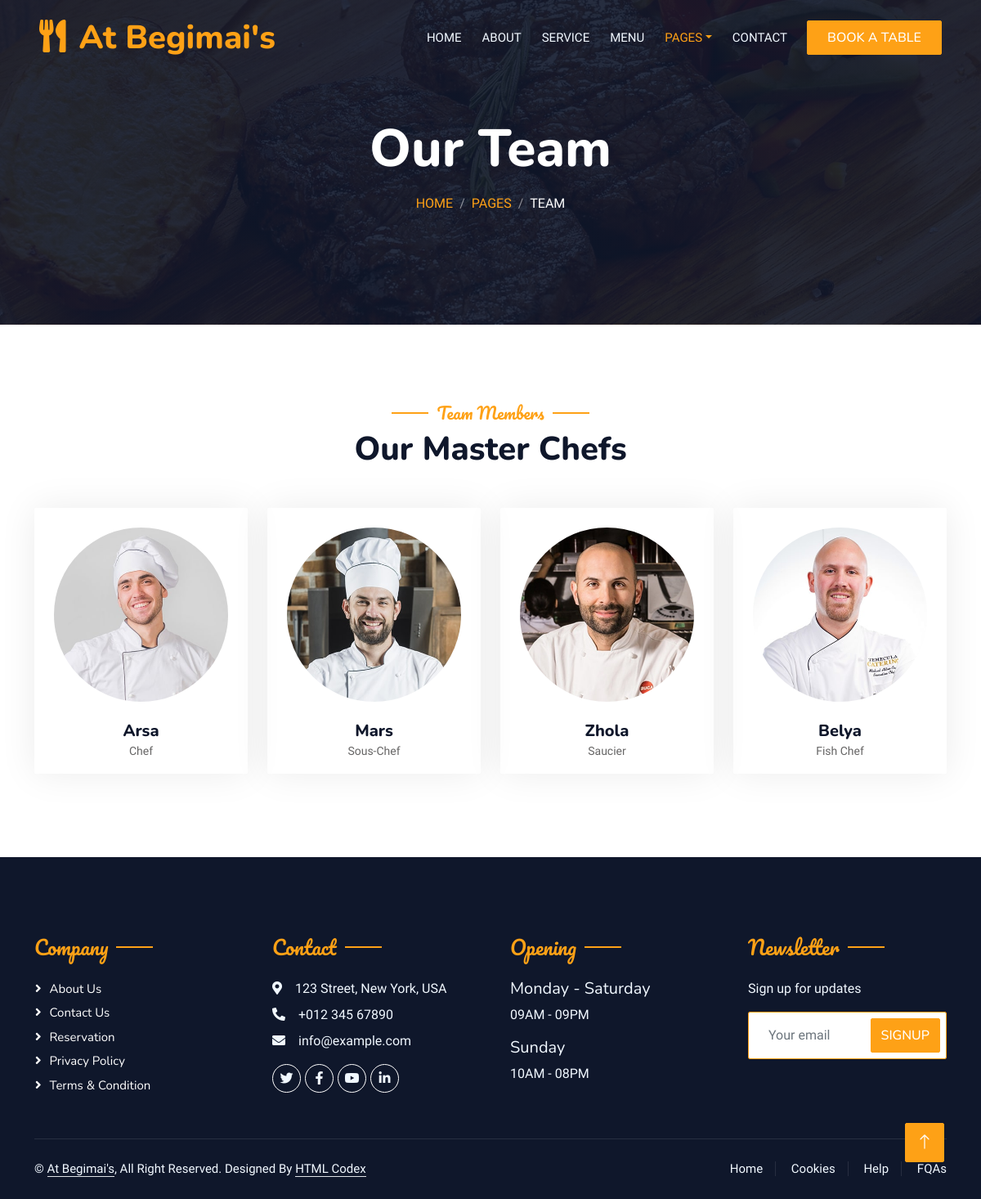
/dishes/team, run on the app's committed database.
### dishes/models.py (models this page shows, shortened)
class Employee(models.Model):
    name = models.CharField(max_length=128, unique=True)
    position = models.CharField(max_length=128, blank=True)
    image = models.ImageField(null=True, upload_to='employees_images')
    class Meta:
        verbose_name = 'employee'
        verbose_name_plural = 'employees'

### dishes/views.py (the view)
# urls.py: path('team', team, name='team'),
def team(request):
    employees = Employee.objects.all()
    context = {'title': 'Team', 'team':employees}
    return render(request, 'dishes/team.html', context)

### dishes/templates/dishes/team.html (shortened to what this page needs)
<!DOCTYPE html>
<html lang="en">
<head>
    <link href="https://cdnjs.cloudflare.com/ajax/libs/font-awesome/5.10.0/css/all.min.css" rel="stylesheet">
    <link href="https://cdn.jsdelivr.net/npm/bootstrap-icons@1.4.1/font/bootstrap-icons.css" rel="stylesheet">
    <link href="/static/lib/animate/animate.min.css" rel="stylesheet">
    <link href="/static/lib/owlcarousel/assets/owl.carousel.min.css" rel="stylesheet">
    <link href="/static/lib/tempusdominus/css/tempusdominus-bootstrap-4.min.css" rel="stylesheet" />
    <link href="/static/css/bootstrap.min.css" rel="stylesheet">
    <link href="/static/css/style.css" rel="stylesheet">
</head>
<body>
    <div class="container-xxl bg-white p-0">
        <div class="container-xxl position-relative p-0">
            <nav class="navbar navbar-expand-lg navbar-dark bg-dark px-4 px-lg-5 py-3 py-lg-0">
                <a href="{% url 'dishes:index'%}" class="navbar-brand p-0">
                    <h1 class="text-primary m-0"><i class="fa fa-utensils me-3"></i>At Begimai's</h1>
                </a>
                <div class="collapse navbar-collapse" id="navbarCollapse">
                    <div class="navbar-nav ms-auto py-0 pe-4">
                        <a href="{%url 'dishes:index'%}" class="nav-item nav-link">Home</a>
                        <a href="{%url 'dishes:about'%}" class="nav-item nav-link">About</a>
                        <a href="{%url 'dishes:service'%}" class="nav-item nav-link">Service</a>
                        <a href="{%url 'dishes:menu'%}" class="nav-item nav-link">Menu</a>
                        <div class="nav-item dropdown">
                            <a href="#" class="nav-link dropdown-toggle active" data-bs-toggle="dropdown">Pages</a>
                        </div>
                        <a href="{%url 'dishes:contact'%}" class="nav-item nav-link">Contact</a>
                    </div>
                    <a href="{%url 'dishes:book_table'%}" class="btn btn-primary py-2 px-4">Book A Table</a>
                </div>
            </nav>
            <div class="container-xxl py-5 bg-dark hero-header mb-5">
                <div class="container text-center my-5 pt-5 pb-4">
                    <h1 class="display-3 text-white mb-3 animated slideInDown">Our Team</h1>
                    <nav aria-label="breadcrumb">
                        <ol class="breadcrumb justify-content-center text-uppercase">
                            <li class="breadcrumb-item"><a href="#">Home</a></li>
                            <li class="breadcrumb-item"><a href="#">Pages</a></li>
                            <li class="breadcrumb-item text-white active" aria-current="page">Team</li>
                        </ol>
                    </nav>
                </div>
            </div>
        </div>
        <div class="container-xxl pt-5 pb-3">
            <div class="container">
                <div class="text-center wow fadeInUp" data-wow-delay="0.1s">
                    <h5 class="section-title ff-secondary text-center text-primary fw-normal">Team Members</h5>
                    <h1 class="mb-5">Our Master Chefs</h1>
                </div>
                <div class="row g-4">
                    {% for t in team%}
                    <div class="col-lg-3 col-md-6 wow fadeInUp" data-wow-delay="0.1s">
                        <div class="team-item text-center rounded overflow-hidden">
                            <div class="rounded-circle overflow-hidden m-4">
                                <img class="img-fluid" src="{{t.image.url}}" alt="">
                            </div>
                            <h5 class="mb-0">{{t.name}}</h5>
                            <small>{{t.position}}</small>
                        </div>
                    </div>
                    {%endfor%}
                </div>
            </div>
        </div>
        <div class="container-fluid bg-dark text-light footer pt-5 mt-5 wow fadeIn" data-wow-delay="0.1s">
            <div class="container py-5">
                <div class="row g-5">
                    <div class="col-lg-3 col-md-6">
                        <h4 class="section-title ff-secondary text-start text-primary fw-normal mb-4">Company</h4>
                        <a class="btn btn-link" href="">About Us</a>
                        <a class="btn btn-link" href="">Contact Us</a>
                        <a class="btn btn-link" href="">Reservation</a>
                        <a class="btn btn-link" href="">Privacy Policy</a>
                        <a class="btn btn-link" href="">Terms & Condition</a>
                    </div>
                    <div class="col-lg-3 col-md-6">
                        <h4 class="section-title ff-secondary text-start text-primary fw-normal mb-4">Contact</h4>
                        <p class="mb-2"><i class="fa fa-map-marker-alt me-3"></i>123 Street, New York, USA</p>
                        <p class="mb-2"><i class="fa fa-phone-alt me-3"></i>+012 345 67890</p>
                        <p class="mb-2"><i class="fa fa-envelope me-3"></i>info@example.com</p>
                        <div class="d-flex pt-2">
                            <a class="btn btn-outline-light btn-social" href=""><i class="fab fa-twitter"></i></a>
                            <a class="btn btn-outline-light btn-social" href=""><i class="fab fa-facebook-f"></i></a>
                            <a class="btn btn-outline-light btn-social" href=""><i class="fab fa-youtube"></i></a>
                            <a class="btn btn-outline-light btn-social" href=""><i class="fab fa-linkedin-in"></i></a>
                        </div>
                    </div>
                    <div class="col-lg-3 col-md-6">
                        <h4 class="section-title ff-secondary text-start text-primary fw-normal mb-4">Opening</h4>
                        <h5 class="text-light fw-normal">Monday - Saturday</h5>
                        <p>09AM - 09PM</p>
                        <h5 class="text-light fw-normal">Sunday</h5>
                        <p>10AM - 08PM</p>
                    </div>
                    <div class="col-lg-3 col-md-6">
                        <h4 class="section-title ff-secondary text-start text-primary fw-normal mb-4">Newsletter</h4>
                        <p>Sign up for updates</p>
                        <div class="position-relative mx-auto" style="max-width: 400px;">
                            <input class="form-control border-primary w-100 py-3 ps-4 pe-5" type="text" placeholder="Your email">
                            <button type="button" class="btn btn-primary py-2 position-absolute top-0 end-0 mt-2 me-2">SignUp</button>
                        </div>
                    </div>
                </div>
            </div>
            <div class="container">
                <div class="copyright">
                    <div class="row">
                        <div class="col-md-6 text-center text-md-start mb-3 mb-md-0">
                            &copy; <a class="border-bottom" href="#">At Begimai's</a>, All Right Reserved.
							Designed By <a class="border-bottom" href="https://htmlcodex.com">HTML Codex</a>
                        </div>
                        <div class="col-md-6 text-center text-md-end">
                            <div class="footer-menu">
                                <a href="">Home</a>
                                <a href="">Cookies</a>
                                <a href="">Help</a>
                                <a href="">FQAs</a>
                            </div>
                        </div>
                    </div>
                </div>
            </div>
        </div>
        <a href="#" class="btn btn-lg btn-primary btn-lg-square back-to-top"><i class="bi bi-arrow-up"></i></a>
    </div>
</body>
</html>

### static/css/style.css (style rules this page uses)
:root { --primary: #FEA116; --light: #F1F8FF; --dark: #0F172B; }
.ff-secondary { font-family: 'Pacifico', cursive; }
.back-to-top { position: fixed; display: none; right: 45px; bottom: 45px; z-index: 99; }
.btn { font-family: 'Nunito', sans-serif; font-weight: 500; text-transform: uppercase; transition: .5s; }
.btn.btn-primary, .btn.btn-secondary { color: #FFFFFF; }
.btn-lg-square { width: 48px; height: 48px; }
.btn-square, .btn-sm-square, .btn-lg-square { padding: 0; display: flex; align-items: center; justify-content: center; font-weight: normal; border-radius: 2px; }
.navbar-dark .navbar-nav .nav-link { position: relative; margin-left: 25px; padding: 35px 0; font-size: 15px; color: var(--light) !important; text-transform: uppercase; font-weight: 500; outline: none; transition: .5s; }
.navbar-dark .navbar-nav .nav-link:hover, .navbar-dark .navbar-nav .nav-link.active { color: var(--primary) !important; }
@media (min-width: 992px) { .navbar-dark { position: absolute; width: 100%; top: 0; left: 0; z-index: 999; background: transparent !important; } }
.hero-header { background: linear-gradient(rgba(15, 23, 43, .9), rgba(15, 23, 43, .9)), url(../img/bg-hero.jpg); background-position: center center; background-repeat: no-repeat; background-size: cover; }
.breadcrumb-item + .breadcrumb-item::before { color: rgba(255, 255, 255, .5); }
.section-title { position: relative; display: inline-block; }
.section-title::before { position: absolute; content: ""; width: 45px; height: 2px; top: 50%; left: -55px; margin-top: -1px; background: var(--primary); }
.section-title::after { position: absolute; content: ""; width: 45px; height: 2px; top: 50%; right: -55px; margin-top: -1px; background: var(--primary); }
.section-title.text-start::before, .section-title.text-end::after { display: none; }
.team-item { box-shadow: 0 0 45px rgba(0, 0, 0, .08); height: calc(100% - 38px); transition: .5s; }
.team-item img { transition: .5s; }
.footer .btn.btn-social { margin-right: 5px; width: 35px; height: 35px; display: flex; align-items: center; justify-content: center; color: var(--light); border: 1px solid #FFFFFF; border-radius: 35px; transition: .3s; }
.footer .btn.btn-link { display: block; margin-bottom: 5px; padding: 0; text-align: left; color: #FFFFFF; font-size: 15px; font-weight: normal; text-transform: capitalize; transition: .3s; }
.footer .btn.btn-link::before { position: relative; content: "\f105"; font-family: "Font Awesome 5 Free"; font-weight: 900; margin-right: 10px; }
.footer .copyright { padding: 25px 0; font-size: 15px; border-top: 1px solid rgba(256, 256, 256, .1); }
.footer .copyright a { color: var(--light); }
.footer .footer-menu a { margin-right: 15px; padding-right: 15px; border-right: 1px solid rgba(255, 255, 255, .1); }
.footer .footer-menu a:last-child { margin-right: 0; padding-right: 0; border-right: none; }

### data on the page
Employee: image (picture), name "Arsa", position "Chef"
Employee: image (picture), name "Mars", position "Sous-Chef"
Employee: image (picture), name "Zhola", position "Saucier"
Employee: image (picture), name "Belya", position "Fish Chef"
